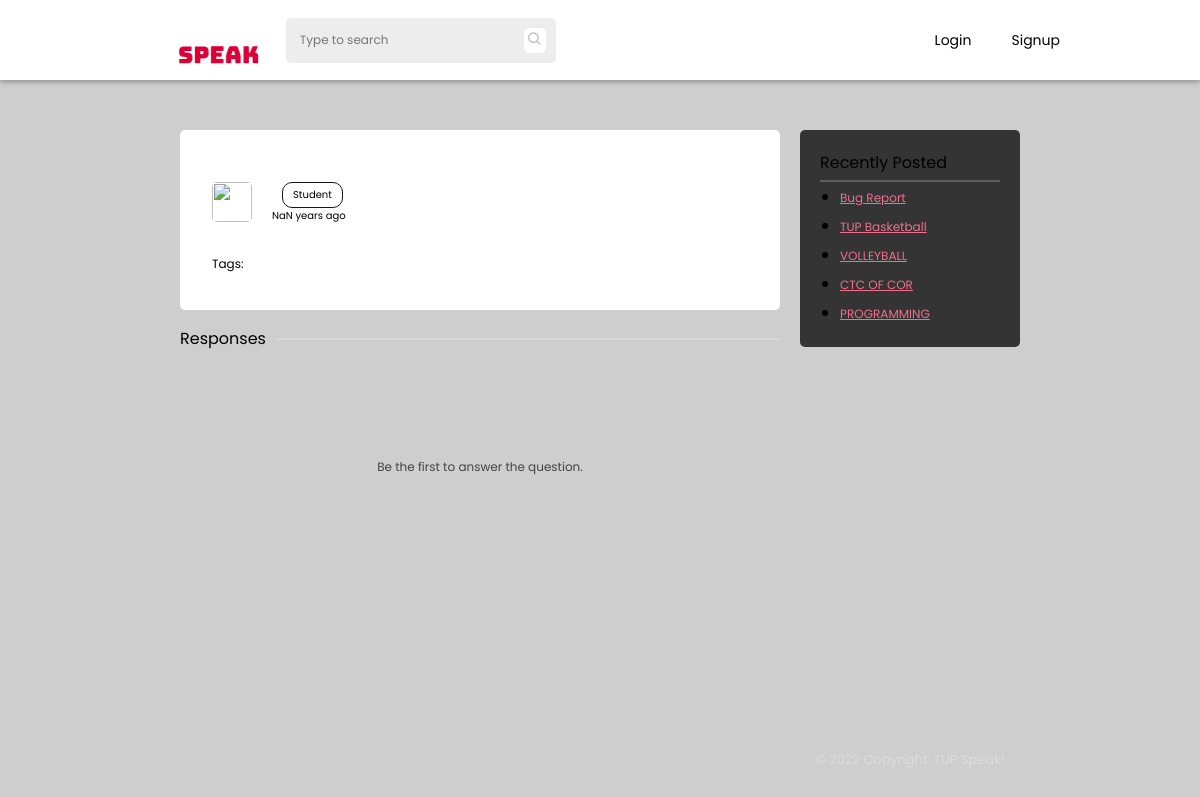
Page /thread.php on the earlier database version.
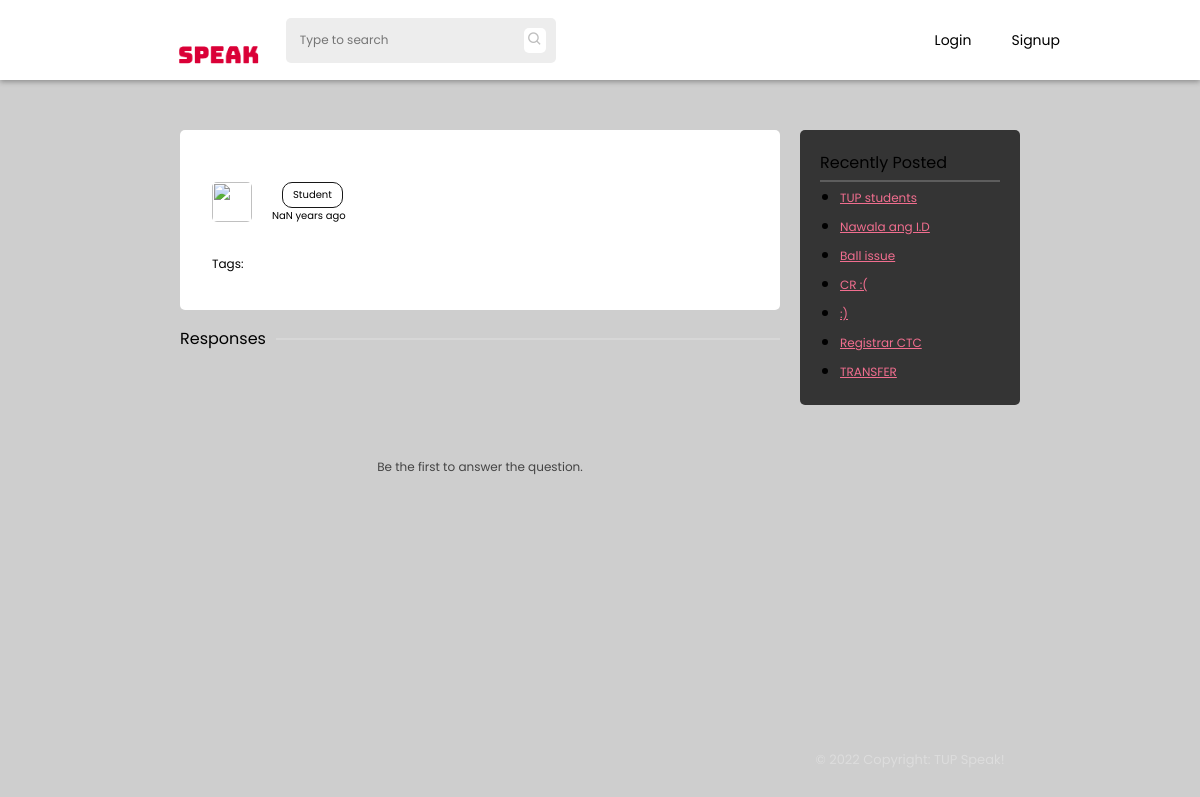
Same page on the later database version.
### tables this page shows
CREATE TABLE `threads` (
  `id` int(11) NOT NULL,
  `thread_id` varchar(255) NOT NULL,
  `author` varchar(255) NOT NULL,
  `title` varchar(255) NOT NULL,
  `body` longtext NOT NULL,
  `tags` varchar(255) NOT NULL,
  `status` int(1) NOT NULL DEFAULT 0,
  `thread_status` varchar(255) NOT NULL DEFAULT 'pending',
  `date_posted` date NOT NULL DEFAULT current_timestamp(),
  `time_posted` time NOT NULL DEFAULT current_timestamp()
);

### thread.php (the view, shortened to what this page needs)
 <?php
   include('php-scripts/thread-scripts.php');
?>
<!DOCTYPE html>
<html lang="en">
   <head>
      <link rel="stylesheet" href="styles/default.css">
      <link rel="stylesheet" href="styles/thread.css">
      <link rel="stylesheet" href="styles/navbar.css">
      <link href='https://unpkg.com/boxicons@2.1.2/css/boxicons.min.css' rel='stylesheet'>
   </head>
   <body>
      <?php include('php-scripts/navbar.php'); ?>
      <section class="main">
         <div class="container">
            <div class="container-1">
               <div class="threads">
                  <div class="titles">
                     <div class="author">
                        <div class="author-details">
                           <img class="thread-avatar" src="<?php echo $user_data['avatar']?>" alt="">
                           <div class="details">
                              <div class="user">
                                 <p class="user-type">Student</p>
                              </div>
                              <p class="date-published">
                              </p>
                           </div>
                        </div>
                     </div>
                  </div>
                  <div class="main-threads">
                     <p class="thread-content-text"><?php echo jsonToHtml($data['body']) ?></p>
                     <p class="tags">Tags:
                     </p>
                  </div>
               </div>
               <div class="divider">
                  <p>Responses</p>
                  <div>
                     <hr>
                  </div>
               </div>
               <div id="comments">
               </div>
            </div>
            <div class="container-2">
               <div class="recently-posted">
                  <p>Recently Posted</p>
                  <hr>
                  <ul>
                  <?php
                     $query = mysqli_query($conn, "SELECT * FROM threads WHERE thread_id != '$tid' AND thread_status = 'open' ORDER BY date_posted DESC LIMIT 7");
                     while($data = mysqli_fetch_assoc($query)){
                        echo '<li><a href="thread.php?threadid='.$data['thread_id'].'">'.$data['title'].'</a></li>';
                     }
                  ?>
                  </ul>
               </div>
               <footer>
                  <p>&copy; 2022 Copyright: TUP Speak!</p>
               </footer>
            </div>
         </div>
      </section>
   </body>
</html>

Differences in the rows shown:
no longer on this page (row unchanged): threads: title "Bug Report"
no longer on this page (row unchanged): threads: title "TUP Basketball"
no longer on this page (row unchanged): threads: title "VOLLEYBALL"
no longer on this page (row unchanged): threads: title "CTC OF COR"
no longer on this page (row unchanged): threads: title "PROGRAMMING"
added threads: title "TUP students"
added threads: title "Nawala ang I.D"
added threads: title "Ball issue"
added threads: title "CR :("
added threads: title ":)"
added threads: title "Registrar CTC"
added threads: title "TRANSFER"
